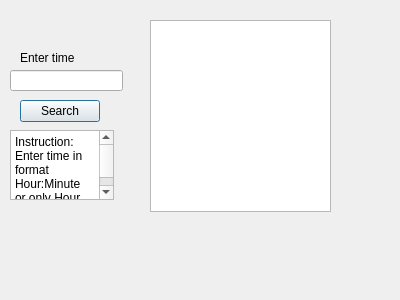
<?xml version="1.0" encoding="UTF-8"?>
<ui version="4.0">
 <class>search_by_time</class>
 <widget class="QDialog" name="search_by_time">
  <property name="geometry">
   <rect>
    <x>0</x>
    <y>0</y>
    <width>400</width>
    <height>300</height>
   </rect>
  </property>
  <property name="windowTitle">
   <string>Dialog</string>
  </property>
  <widget class="QLabel" name="label">
   <property name="geometry">
    <rect>
     <x>20</x>
     <y>50</y>
     <width>61</width>
     <height>16</height>
    </rect>
   </property>
   <property name="text">
    <string>Enter time</string>
   </property>
  </widget>
  <widget class="QLineEdit" name="Enter_time">
   <property name="geometry">
    <rect>
     <x>10</x>
     <y>70</y>
     <width>113</width>
     <height>21</height>
    </rect>
   </property>
  </widget>
  <widget class="QPushButton" name="search_bt">
   <property name="geometry">
    <rect>
     <x>20</x>
     <y>100</y>
     <width>80</width>
     <height>22</height>
    </rect>
   </property>
   <property name="text">
    <string>Search</string>
   </property>
  </widget>
  <widget class="QPlainTextEdit" name="plainTextEdit">
   <property name="geometry">
    <rect>
     <x>10</x>
     <y>130</y>
     <width>104</width>
     <height>70</height>
    </rect>
   </property>
   <property name="plainText">
    <string>Instruction: Enter time in format Hour:Minute
or only Hour</string>
   </property>
  </widget>
  <widget class="QTableView" name="tableView">
   <property name="geometry">
    <rect>
     <x>150</x>
     <y>20</y>
     <width>181</width>
     <height>192</height>
    </rect>
   </property>
  </widget>
 </widget>
 <resources/>
 <connections/>
</ui>
